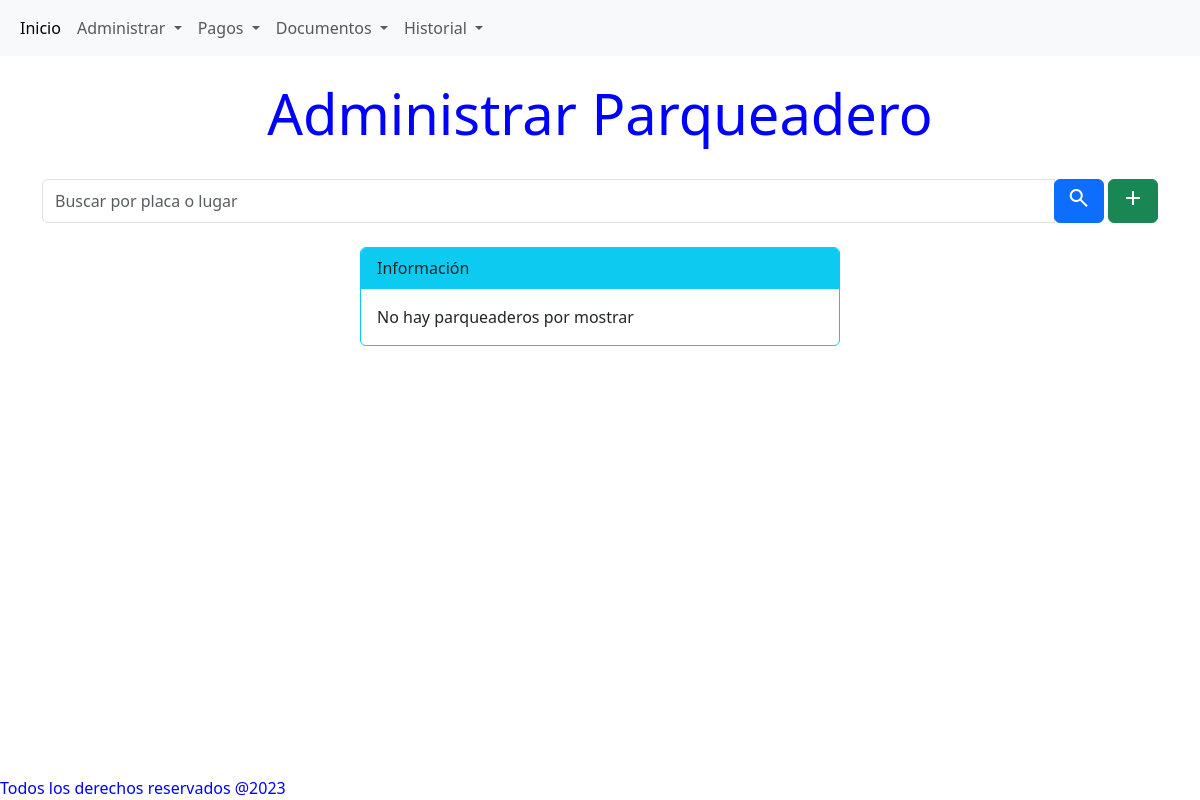
/parqueadero/, run on an earlier commit of the app's database.
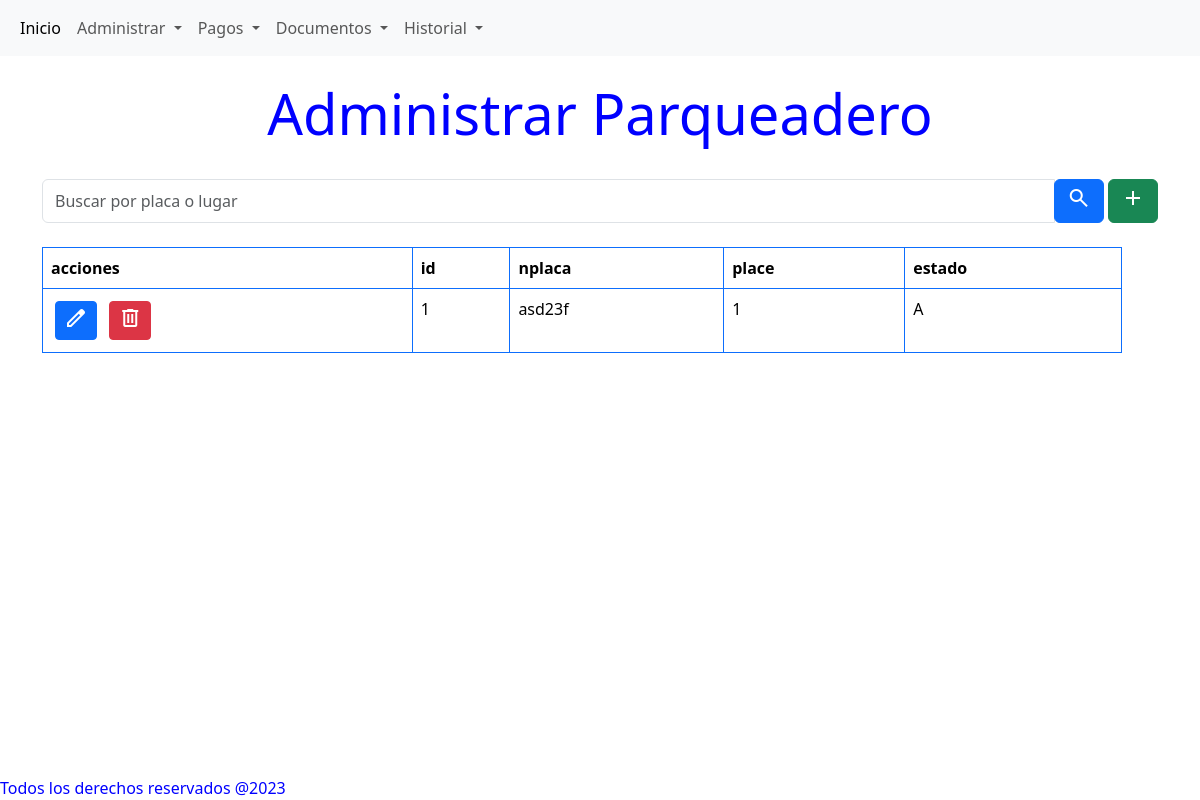
And on a later commit of the database.
### models/HistorialParqueaderoModel.py (models this page shows)
class Parqueadero(db.Model):
    id             = db.Column(db.Integer, primary_key = True)
    nplaca         = db.Column(db.String(6), nullable=False)
    place          = db.Column(db.Integer, nullable=False)
    estado          = db.Column(db.String(1), nullable=False)
    contratos = db.relationship('Contrato', secondary='contrato_parqueadero', back_populates='parqueaderos')

### routes/parqueadero.py (the view)
@parqueadero_bp.route('/')
def index():
    results= Parqueadero.query.filter(Parqueadero.estado != 'I').all()
    return render_template('parqueadero/parqueaderoTable.html',  results =results)

### templates/parqueadero/parqueaderoTable.html (shortened to what this page needs)
{% extends 'base.html' %}
{% block content %}
<h1 class="display-4 text-center mt-4"> Administrar Parqueadero</h1>
<br>
<div class="container">
    <div class="mb-4">
        <form method="post" action="{{ url_for('parqueadero.search') }}">
                <div class="input-group">
                    <input type="text" class="form-control" name="search_term" placeholder="Buscar por placa o lugar">
                    <div class="input-group-append">
                        <button type="submit" class="btn btn-primary">
                            <span class="material-symbols-outlined">
                            </span>
                        </button>
                        <a class="btn btn-success" href="{{ url_for('parqueadero.create') }}" role="button">
                            <span class="material-symbols-outlined">
                            </span>
                        </a>
                    </div>
                </div>
        </form>
    </div>
    {% if results%}
    <div class="table-container">
        <table class="table table-hover table-bordered border-primary">
            <thead>
            <tr>
                <th>
                    acciones
                </th>
                {% for column in results[0].__table__.columns.keys() %}
                <th>{{ column }}</th>
                {% endfor %}
            </tr>
            </thead>
            <tbody>
                {% for result in results %}
                    <tr>
                        <td>
                            <a href="{{  url_for('parqueadero.edit_parqueadero', item_id=result.id)  }}" class="btn btn-primary btn-sm m-1">
                                <span class="material-symbols-outlined">
                                </span>
                            </a>
                            <a href="{{  url_for('parqueadero.delete_parqueadero', item_id=result.id)  }}" class="btn btn-danger btn-sm m-1">
                                <span class="material-symbols-outlined">
                                </span>
                            </a>
                        </td>
                        {% for column in results[0].__table__.columns.keys() %}
                            <td>{{  result[column]  }}</td>
                        {% endfor %}
                    </tr>
                {% endfor %}
            </tbody>
        </table>
    </div>
    {% else %}
    <div class="card border-info my-3 mx-auto" style="max-width: 30rem;">
        <div class="card-header bg-info border-info">Información</div>
        <div class="card-body">
        <p class="card-text">No hay parqueaderos por mostrar</p>
        </div>
    </div>
    {% endif  %}
</div>
{% endblock %}

What changed in the data, as far as the page shows it:
added Parqueadero: id "1" "asd23f" "1" "A"
Also different on the page:
text no longer shown: "Información No hay parqueaderos por mostrar"
text now shown: "acciones"
new list line: "id"
new list line: "nplaca"
new list line: "place"
new list line: "estado"
